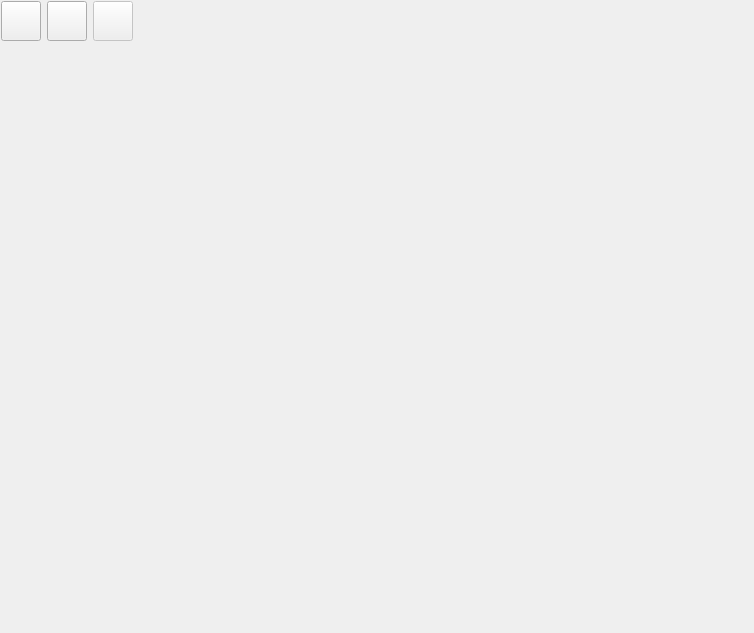
<?xml version="1.0" encoding="UTF-8"?>
<ui version="4.0">
 <class>QmitkDicomExternalDataWidgetControls</class>
 <widget class="QWidget" name="QmitkDicomExternalDataWidgetControls">
  <property name="geometry">
   <rect>
    <x>0</x>
    <y>0</y>
    <width>754</width>
    <height>633</height>
   </rect>
  </property>
  <property name="windowTitle">
   <string>Form</string>
  </property>
  <layout class="QVBoxLayout" name="verticalLayout">
   <property name="leftMargin">
    <number>1</number>
   </property>
   <property name="topMargin">
    <number>1</number>
   </property>
   <property name="rightMargin">
    <number>1</number>
   </property>
   <property name="bottomMargin">
    <number>1</number>
   </property>
   <item>
    <widget class="QWidget" name="externalFilesWidget" native="true">
     <layout class="QVBoxLayout" name="verticalLayout_10">
      <property name="leftMargin">
       <number>0</number>
      </property>
      <property name="topMargin">
       <number>0</number>
      </property>
      <property name="rightMargin">
       <number>0</number>
      </property>
      <property name="bottomMargin">
       <number>0</number>
      </property>
      <item>
       <widget class="QWidget" name="itemOperationsWidget" native="true">
        <property name="enabled">
         <bool>true</bool>
        </property>
        <property name="sizePolicy">
         <sizepolicy hsizetype="Preferred" vsizetype="Fixed">
          <horstretch>0</horstretch>
          <verstretch>0</verstretch>
         </sizepolicy>
        </property>
        <property name="minimumSize">
         <size>
          <width>0</width>
          <height>40</height>
         </size>
        </property>
        <layout class="QHBoxLayout" name="horizontalLayout_5">
         <property name="leftMargin">
          <number>0</number>
         </property>
         <property name="topMargin">
          <number>0</number>
         </property>
         <property name="rightMargin">
          <number>0</number>
         </property>
         <property name="bottomMargin">
          <number>0</number>
         </property>
         <item>
          <widget class="QPushButton" name="directoryButton">
           <property name="sizePolicy">
            <sizepolicy hsizetype="Fixed" vsizetype="Fixed">
             <horstretch>0</horstretch>
             <verstretch>0</verstretch>
            </sizepolicy>
           </property>
           <property name="minimumSize">
            <size>
             <width>40</width>
             <height>40</height>
            </size>
           </property>
           <property name="maximumSize">
            <size>
             <width>40</width>
             <height>40</height>
            </size>
           </property>
           <property name="text">
            <string/>
           </property>
           <property name="icon">
            <iconset resource="../darkstyle/style.qrc">
             <normaloff>:/qss_icons/rc/scandirectory.png</normaloff>:/qss_icons/rc/scandirectory.png</iconset>
           </property>
           <property name="iconSize">
            <size>
             <width>30</width>
             <height>30</height>
            </size>
           </property>
          </widget>
         </item>
         <item>
          <widget class="QPushButton" name="downloadButton">
           <property name="enabled">
            <bool>true</bool>
           </property>
           <property name="sizePolicy">
            <sizepolicy hsizetype="Fixed" vsizetype="Fixed">
             <horstretch>0</horstretch>
             <verstretch>0</verstretch>
            </sizepolicy>
           </property>
           <property name="minimumSize">
            <size>
             <width>40</width>
             <height>40</height>
            </size>
           </property>
           <property name="maximumSize">
            <size>
             <width>40</width>
             <height>40</height>
            </size>
           </property>
           <property name="text">
            <string/>
           </property>
           <property name="icon">
            <iconset resource="../darkstyle/style.qrc">
             <normaloff>:/qss_icons/rc/import.png</normaloff>:/qss_icons/rc/import.png</iconset>
           </property>
           <property name="iconSize">
            <size>
             <width>30</width>
             <height>30</height>
            </size>
           </property>
          </widget>
         </item>
         <item>
          <widget class="QPushButton" name="viewExternalDataButton">
           <property name="enabled">
            <bool>false</bool>
           </property>
           <property name="sizePolicy">
            <sizepolicy hsizetype="Fixed" vsizetype="Fixed">
             <horstretch>0</horstretch>
             <verstretch>0</verstretch>
            </sizepolicy>
           </property>
           <property name="minimumSize">
            <size>
             <width>40</width>
             <height>40</height>
            </size>
           </property>
           <property name="maximumSize">
            <size>
             <width>40</width>
             <height>40</height>
            </size>
           </property>
           <property name="text">
            <string/>
           </property>
           <property name="icon">
            <iconset resource="../darkstyle/style.qrc">
             <normaloff>:/qss_icons/rc/startProc.png</normaloff>:/qss_icons/rc/startProc.png</iconset>
           </property>
           <property name="iconSize">
            <size>
             <width>30</width>
             <height>32</height>
            </size>
           </property>
          </widget>
         </item>
         <item>
          <spacer name="horizontalSpacer_3">
           <property name="orientation">
            <enum>Qt::Horizontal</enum>
           </property>
           <property name="sizeHint" stdset="0">
            <size>
             <width>40</width>
             <height>20</height>
            </size>
           </property>
          </spacer>
         </item>
        </layout>
       </widget>
      </item>
      <item>
       <layout class="QHBoxLayout" name="QueryLayout_2" stretch="0">
        <property name="spacing">
         <number>0</number>
        </property>
        <property name="sizeConstraint">
         <enum>QLayout::SetNoConstraint</enum>
        </property>
        <property name="leftMargin">
         <number>0</number>
        </property>
        <property name="rightMargin">
         <number>0</number>
        </property>
        <item>
         <widget class="ctkDICOMTableManager" name="ctkDICOMBrowser" native="true"/>
        </item>
       </layout>
      </item>
     </layout>
    </widget>
   </item>
  </layout>
 </widget>
 <customwidgets>
  <customwidget>
   <class>ctkDICOMTableManager</class>
   <extends>QWidget</extends>
   <header>ctkDICOMTableManager.h</header>
   <container>1</container>
  </customwidget>
 </customwidgets>
 <resources>
  <include location="../darkstyle/style.qrc"/>
 </resources>
 <connections/>
</ui>
